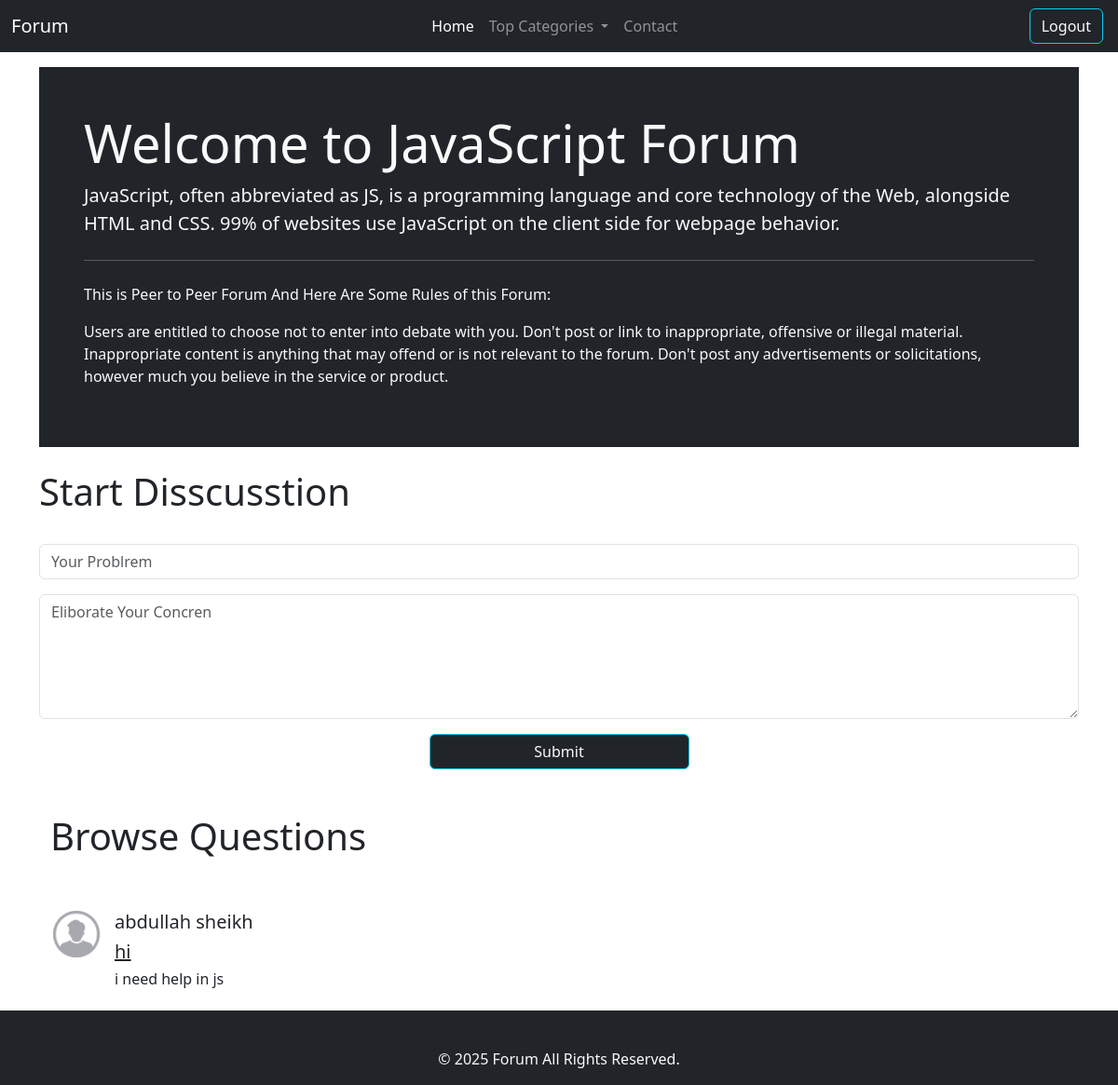
/threadlist.php?catid=2 (signed in), run on the app's committed database.
### tables this page shows
CREATE TABLE `categories` (
  `category_id` int(20) NOT NULL,
  `category_name` varchar(255) NOT NULL,
  `category_description` varchar(255) NOT NULL,
  `created_date` date NOT NULL DEFAULT current_timestamp()
);

CREATE TABLE `thread` (
  `thread_id` int(11) NOT NULL,
  `thread_titile` varchar(255) NOT NULL,
  `thread_description` text NOT NULL,
  `thread_cat_id` int(11) NOT NULL,
  `thread_user_id` int(11) NOT NULL
);

CREATE TABLE `forum_users` (
  `user_id` int(11) NOT NULL,
  `username` varchar(255) NOT NULL,
  `user_email` varchar(255) NOT NULL,
  `user_password` varchar(255) NOT NULL,
  `joining_date` date NOT NULL DEFAULT current_timestamp()
);

### threadlist.php (the view, shortened to what this page needs)
<!DOCTYPE html>
<html lang="en">
<head>
    <link rel="stylesheet" href="https://cdn.jsdelivr.net/npm/bootstrap@4.0.0/dist/css/bootstrap.min.css"
>
    <link href="https://cdn.jsdelivr.net/npm/bootstrap@5.3.3/dist/css/bootstrap.min.css" rel="stylesheet"
>
</head>
<body>
    <?php
include "loginsystem/db_connect.php";
include "components/header.php";
?>
    <?php
$id = $_GET['catid'];
$sql = "SELECT * FROM `categories` WHERE `category_id` = $id";
$result = $con->query($sql);
while($rows = mysqli_fetch_assoc($result)){
$catname = $rows['category_name'];
$catdesc = $rows['category_description'];
}
?>
    <div class="container my-3" id="container">
        <div class="bg-dark text-light p-5 rounded-lg ">
            <h1 class="display-4">Welcome to <?php echo $catname ?> Forum</h1>
            <p class="lead"> <?php echo $catdesc ?> </p>
            <hr class="my-4">
            <p>This is Peer to Peer Forum And Here Are Some Rules of this Forum:</p>
            <p>Users are entitled to choose not to enter into debate with you. Don't post or link to inappropriate,
                offensive or illegal material. Inappropriate content is anything that may offend or is not relevant to
                the forum. Don't post any advertisements or solicitations, however much you believe in the service or
                product.</p>
        </div>
        <?php
if(isset($_SESSION['loggedin']) && $_SESSION['loggedin'] == true){
echo '
<div class="row my-4">
  <h1>Start Disscusstion</h1>
</div>
  <div div class="row text-center">
  <div class="col-md-12">
 <form method = "post" action="'.$_SERVER["REQUEST_URI"].'">
  <div class="mb-3">
    <input type="text" class="form-control" id="title" name="title" aria-describedby="title" placeholder="Your Problrem" name="title">
  </div>
  <div class="mb-3">
  <textarea class="form-control" id="description" name="description" rows="5" placeholder="Eliborate Your Concren"></textarea>
</div>
  <button type="submit" class="btn btn-outline-info btn-dark text-light w-25">Submit</button>
</form>
  </div>
  </div>';
  }
  ?>
        <div class="container my-5">
            <div class="row">
                <h1>Browse Questions</h1>
            </div>
        </div>
        <?php
$id = $_GET['catid'];
$sql = "SELECT * FROM thread WHERE thread_cat_id = $id";
$result = $con->query($sql);
while($rows = mysqli_fetch_assoc($result)){
$thread_id = $rows['thread_id'];
$thread_title = $rows['thread_titile'];
$thread_description = $rows['thread_description'];
$thread_user_id = $rows['thread_user_id'];
$sql2 = "SELECT username FROM forum_users WHERE user_id = $thread_user_id";
$result2 = $con->query($sql2);
$rows = mysqli_fetch_assoc($result2);
echo'
<div class="col-md-12">
  <div class="media my-3">
  <img class="align-self-start mr-3" src="images/user.png" width="50px" alt="Generic placeholder image">
  <div class="media-body">
    <h5 class="mt-0">'.$rows['username'].'</h5>
    <h5 class="mb-2"> <a class="text-dark" href= thread.php?threadid='.$thread_id.'>'.$thread_title.'</a> </h5>
    <h6>'.$thread_description.'</h6>
  </div>
</div>
  </div>
';
}
?>
    </div>
    <?php include "components/footer.php";?>
</body>
</html>

### threadlist.php (style rules this page uses)
#container { min-height: 95vh; }

### data on the page
categories: category_name "JavaScript", category_description "JavaScript, often abbreviated as JS, is a programming language and core technology of the Web, alongside HTML and CSS. 99% of websites use JavaScript on the client side for webpage behavior."
thread: forum_users.username "abdullah sheikh", thread_titile "hi", thread_description "i need help in js"
